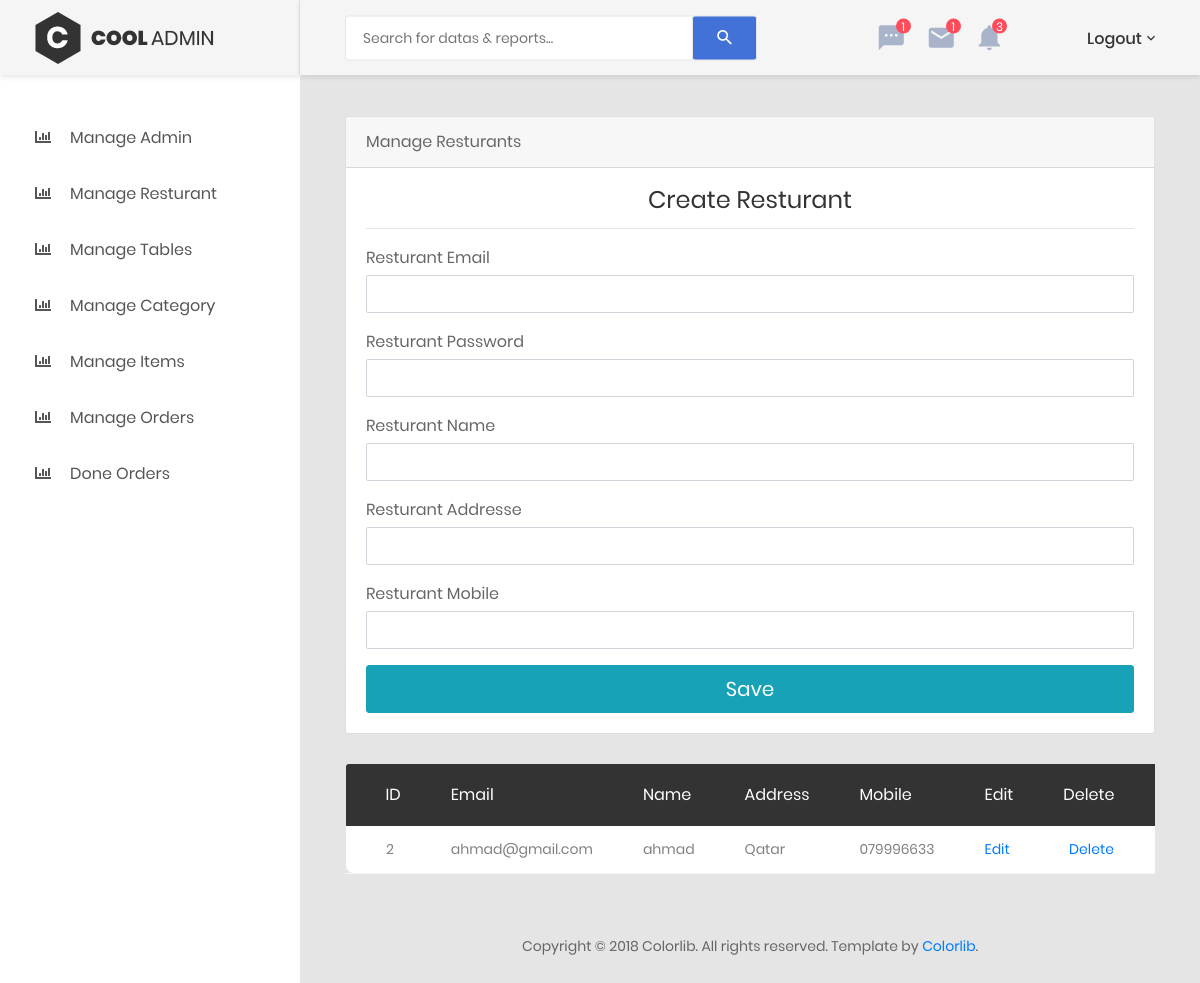
Before: /admin/manage_resturant.php (signed in) with the older database file.
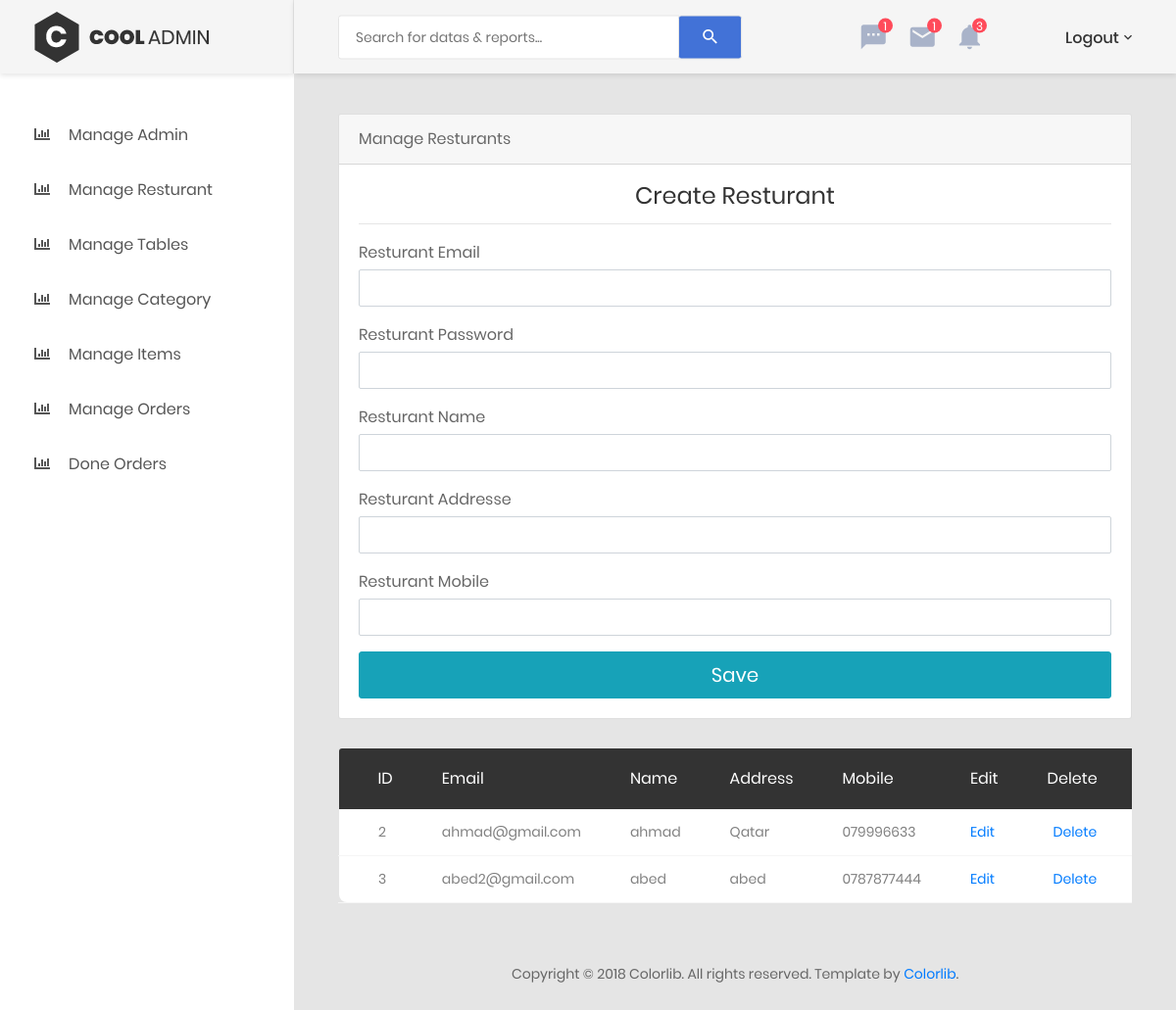
After: the same page with the newer database file.
### tables this page shows
CREATE TABLE `resturants` (
  `rest_id` int(3) NOT NULL,
  `rest_email` varchar(50) NOT NULL,
  `rest_password` varchar(50) NOT NULL,
  `rest_name` varchar(50) NOT NULL,
  `rest_address` varchar(50) NOT NULL,
  `rest_mobile` varchar(14) NOT NULL
);

### admin/manage_resturant.php (the view, shortened to what the changed rows need)
<?php
 include('includes/connection.php');
 ?>
<?php include('includes/admin_header.php'); ?>
<div class="main-content">
                <div class="section__content section__content--p30">
                <div class="col-md-12">
                                <div class="table-responsive m-b-40">
                                    <table class="table table-borderless table-data3">
                                        <thead>
                                            <tr>
                                                <th>ID</th>
                                                <th>Email</th>
                                                <th> Name</th>
                                                <th> Address</th>
                                                <th> Mobile</th>
                                                <th>Edit</th>
                                                <th>Delete</th>
                                            </tr>
                                        </thead>
                                        <tbody>
                                          <?php
                                            $query        = "select * from resturants";
                                            $result       = mysqli_query($conn,$query);
                                            while($row    = mysqli_fetch_assoc($result)){
                                                echo "<tr>";
                                                echo "<td>{$row['rest_id']}</td>";
                                                echo "<td>{$row['rest_email']}</td>";
                                                echo "<td>{$row['rest_name']}</td>";
                                                echo "<td>{$row['rest_address']}</td>";
                                                echo "<td>{$row['rest_mobile']}</td>";
                                                echo "<td><a href='edit_resturant.php?id={$row['rest_id']}'>Edit</a></td>";
                                                echo "<td><a href='delete_resturant.php?id={$row['rest_id']}'>Delete</a></td>";
                                                echo "</tr>";
                                        }
                                           ?>
                                        </tbody>
                                    </table>
                                </div>
                            </div>
                             </div>
                </div>
<?php include('includes/admin_footer.php'); ?>

Changed rows visible on the page:
added resturants: rest_id "3", rest_email "abed2@gmail.com", rest_name "abed", rest_address "abed", rest_mobile "0787877444"
